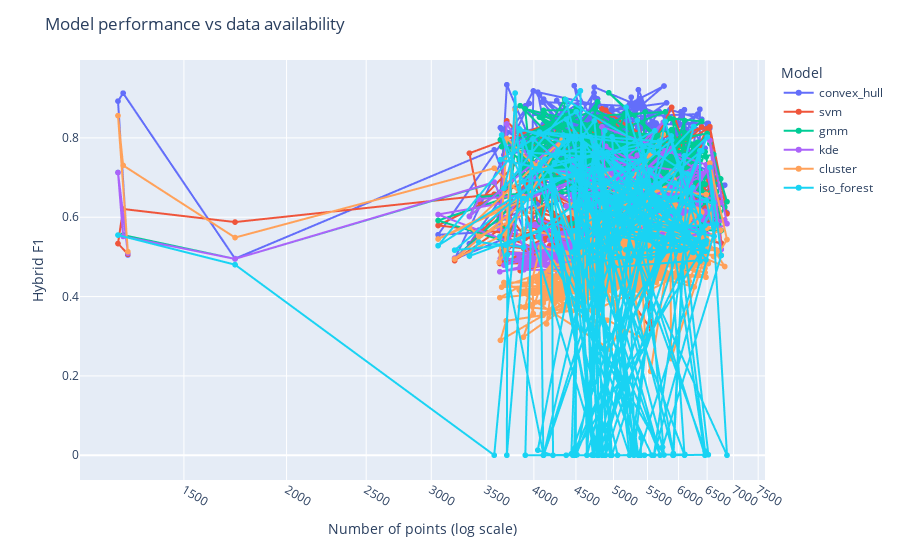

Notebook cell for this chart:
### Code cell
fig = px.line(
    results_df,
    x="n_points",
    y="hybrid_f1",
    color="model_name",
    markers=True,
    line_group="model_name",
    hover_data=[
        "area_bin",
        "area",
        "point_f1",
        "area_f1"
    ],
)

fig.update_xaxes(type="log", title="Number of points (log scale)")
fig.update_yaxes(title="Hybrid F1")
fig.update_layout(
    title="Model performance vs data availability",
    legend_title="Model",
)

fig.show()

### Figure 1 — Plotly figure (JSON) as saved in the notebook; plotly's stock layout.template omitted (floating-point values rounded to 4 significant figures; data arrays with more than 128 entries replaced by an {"elided": "..."} marker saying what was removed)
{"data": [{"customdata": {"elided": "421x4 float values"}, "hovertemplate": "model_name=convex_hull<br>n_points=%{x}<br>hybrid_f1=%{y}<br>area_bin=%{customdata[0]}<br>area=%{customdata[1]}<br>point_f1=%{customdata[2]}<br>area_f1=%{customdata[3]}<extra></extra>", "legendgroup": "convex_hull", "line": {"color": "#636efa", "dash": "solid"}, "marker": {"symbol": "circle"}, "mode": "lines+markers", "name": "convex_hull", "showlegend": true, "type": "scattergl", "x": {"elided": "421 int values"}, "xaxis": "x", "y": {"elided": "421 float values"}, "yaxis": "y"}, {"customdata": {"elided": "421x4 float values"}, "hovertemplate": "model_name=svm<br>n_points=%{x}<br>hybrid_f1=%{y}<br>area_bin=%{customdata[0]}<br>area=%{customdata[1]}<br>point_f1=%{customdata[2]}<br>area_f1=%{customdata[3]}<extra></extra>", "legendgroup": "svm", "line": {"color": "#EF553B", "dash": "solid"}, "marker": {"symbol": "circle"}, "mode": "lines+markers", "name": "svm", "showlegend": true, "type": "scattergl", "x": {"elided": "421 int values"}, "xaxis": "x", "y": {"elided": "421 float values"}, "yaxis": "y"}, {"customdata": {"elided": "421x4 float values"}, "hovertemplate": "model_name=gmm<br>n_points=%{x}<br>hybrid_f1=%{y}<br>area_bin=%{customdata[0]}<br>area=%{customdata[1]}<br>point_f1=%{customdata[2]}<br>area_f1=%{customdata[3]}<extra></extra>", "legendgroup": "gmm", "line": {"color": "#00cc96", "dash": "solid"}, "marker": {"symbol": "circle"}, "mode": "lines+markers", "name": "gmm", "showlegend": true, "type": "scattergl", "x": {"elided": "421 int values"}, "xaxis": "x", "y": {"elided": "421 float values"}, "yaxis": "y"}, {"customdata": {"elided": "421x4 float values"}, "hovertemplate": "model_name=kde<br>n_points=%{x}<br>hybrid_f1=%{y}<br>area_bin=%{customdata[0]}<br>area=%{customdata[1]}<br>point_f1=%{customdata[2]}<br>area_f1=%{customdata[3]}<extra></extra>", "legendgroup": "kde", "line": {"color": "#ab63fa", "dash": "solid"}, "marker": {"symbol": "circle"}, "mode": "lines+markers", "name": "kde", "showlegend": true, "type": "scattergl", "x": {"elided": "421 int values"}, "xaxis": "x", "y": {"elided": "421 float values"}, "yaxis": "y"}, {"customdata": {"elided": "421x4 float values"}, "hovertemplate": "model_name=cluster<br>n_points=%{x}<br>hybrid_f1=%{y}<br>area_bin=%{customdata[0]}<br>area=%{customdata[1]}<br>point_f1=%{customdata[2]}<br>area_f1=%{customdata[3]}<extra></extra>", "legendgroup": "cluster", "line": {"color": "#FFA15A", "dash": "solid"}, "marker": {"symbol": "circle"}, "mode": "lines+markers", "name": "cluster", "showlegend": true, "type": "scattergl", "x": {"elided": "421 int values"}, "xaxis": "x", "y": {"elided": "421 float values"}, "yaxis": "y"}, {"customdata": {"elided": "288x4 float values"}, "hovertemplate": "model_name=iso_forest<br>n_points=%{x}<br>hybrid_f1=%{y}<br>area_bin=%{customdata[0]}<br>area=%{customdata[1]}<br>point_f1=%{customdata[2]}<br>area_f1=%{customdata[3]}<extra></extra>", "legendgroup": "iso_forest", "line": {"color": "#19d3f3", "dash": "solid"}, "marker": {"symbol": "circle"}, "mode": "lines+markers", "name": "iso_forest", "showlegend": true, "type": "scattergl", "x": {"elided": "288 int values"}, "xaxis": "x", "y": {"elided": "288 float values"}, "yaxis": "y"}], "layout": {"legend": {"title": {"text": "Model"}, "tracegroupgap": 0}, "margin": {"t": 60}, "title": {"text": "Model performance vs data availability"}, "xaxis": {"anchor": "y", "domain": [0, 1], "title": {"text": "Number of points (log scale)"}, "type": "log"}, "yaxis": {"anchor": "x", "domain": [0, 1], "title": {"text": "Hybrid F1"}}}}
